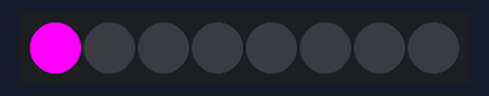
Simulated run of this sketch. Board: Arduino Uno, built with avr-gcc and run on an emulated ATmega328P. Shown: 8 RGB LEDs in strip order, left to right.

Above: at 0.1 s.
At 1.1 s:
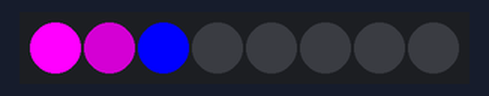
At 1.6 s:
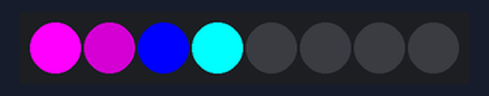
At 2.1 s:
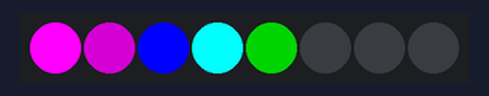
At 2.6 s:
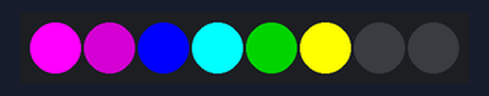
At 3.6 s:
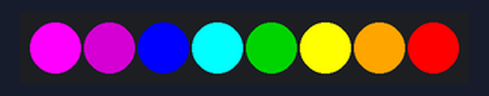

Measured:
- what the display in image 1 shows lasts 0.5 s, from 1.0 s to 1.5 s

The sketch:

delay.ino
```cpp
#include <FastLED.h>

#define NUM_LEDS 8
#define DATA_PIN 12
CRGB leds[NUM_LEDS];

void setup() {
  // sets the first LED of the strip to a red color
  FastLED.addLeds<WS2812, DATA_PIN, GRB>(leds, NUM_LEDS);

  leds[0]=CRGB::Magenta;
  FastLED.show();
  delay(500);
  leds[1]=CRGB::Purple;
  FastLED.show();
  delay(500);
  leds[2]=CRGB::Blue;
  FastLED.show();
  delay(500);
  leds[3]=CRGB::Cyan;
  FastLED.show();
  delay(500);
  leds[4]=CRGB::Green;
  FastLED.show();
  delay(500);
  leds[5]=CRGB::Yellow;
  FastLED.show();
  delay(500);
  leds[6]=CRGB::Orange;
  FastLED.show();
  delay(500);
  leds[7]=CRGB::Red;
  FastLED.show();
  delay(500);

}

void loop() {
  // put your main code here, to run repeatedly:

}
```
